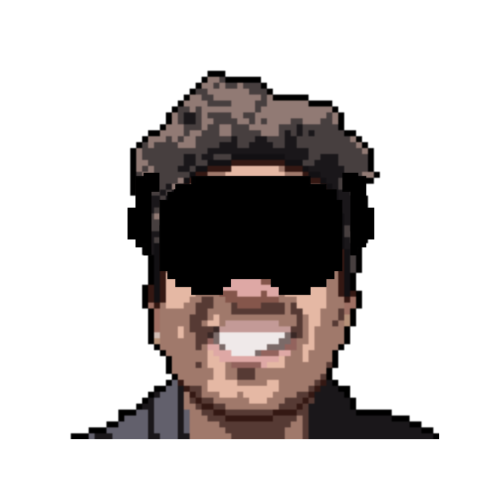
#> input picture Resources/Art/face-src.png, 1000 x 1000 px (shown at 1/2 size)
$ python MakeFaces.py Art/face-src.png Faces/
#> lines starting #> are read from the running program, lines starting #| are printed output that depends on the picture
"""Builds the 4 mascot states from the pixel-art VR face.

    python3 MakeFaces.py Art/face-src.png Faces/

idle   – untouched (transparent bg)
half   – left lens burning (⌊goal/2⌋ games done)
goal   – both lenses burning (daily goal reached)
crazed – everything on fire (every enabled game done in one day)
"""
import sys, random
from collections import deque
from PIL import Image, ImageDraw, ImageFilter

src, out = sys.argv[1], sys.argv[2].rstrip("/")
im = Image.open(src).convert("RGBA")
#> im is the input picture: PIL image 1000x1000 RGBA; mean R, G, B, A 22.8, 18.2, 17.2, 78.7
W, H = im.size
#> W = 1000; H = 1000
px = im.load()

# ── 1. isolate the visor: flood fill of pure black from the centre ────────────
def is_black(p): return p[3] > 250 and p[0] == 0 and p[1] == 0 and p[2] == 0
seen, q, visor = set(), deque([(W // 2, int(H * 0.45))]), set()
while q:
    x, y = q.popleft()
    if (x, y) in seen or not (0 <= x < W and 0 <= y < H): continue
    seen.add((x, y))
    if not is_black(px[x, y]): continue
    visor.add((x, y))
    q.extend(((x + 1, y), (x - 1, y), (x, y + 1), (x, y - 1)))
#> after the loop, seen = 75604 items; visor = 74347 items
xs = [p[0] for p in visor]; ys = [p[1] for p in visor]
#> after `xs = [p[0] for p in visor]`: xs = 74347 items
#> after `ys = [p[1] for p in visor]`: ys = 74347 items
vx0, vx1, vy0, vy1 = min(xs), max(xs), min(ys), max(ys)
#> vx0 = 321; vx1 = 683; vy0 = 355; vy1 = 587
mid = (vx0 + vx1) // 2
#> mid = 502
print(f"visor {vx0}-{vx1} x {vy0}-{vy1}, {len(visor)} px, mid {mid}")
#| visor 321-683 x 355-587, 74347 px, mid 502
lens = {
    "L": [p for p in visor if p[0] < mid],
    "R": [p for p in visor if p[0] >= mid],
}
def bbox(pts):
    xs = [p[0] for p in pts]; ys = [p[1] for p in pts]
    return min(xs), min(ys), max(xs), max(ys)

visor_mask = Image.new("L", (W, H), 0)
#> visor_mask: PIL image 1000x1000 L; every value is 0
vm = visor_mask.load()
for x, y in visor: vm[x, y] = 255
#> this loop made 74347 passes
#> (x, y) on passes 1 to 3: (514, 370), (555, 371), (607, 561)

# ── 2. pixel flame glyph ──────────────────────────────────────────────────────
FLAME = [
    "....r....",
    "....r....",
    "...rr....",
    "...rrr...",
    "..rrrrr..",
    "..rooor..",
    ".rooooor.",
    ".roooyor.",
    "rooyyyoor",
    "rooywyoor",
    "roooyooor",
    ".rooooor.",
    "..rrrrr..",
]
PAL = {"r": (255, 74, 31, 255), "o": (255, 138, 30, 255), "y": (255, 210, 63, 255), "w": (255, 246, 200, 255)}

def stamp_flame(img, cx, bottom_y, cell, mask=None, alpha=255):
    """Draw the flame with its bottom edge at bottom_y, centred on cx."""
    d = ImageDraw.Draw(img)
    rows, cols = len(FLAME), len(FLAME[0])
    x0 = cx - (cols * cell) // 2
    y0 = bottom_y - rows * cell
    for r, row in enumerate(FLAME):
        for c, ch in enumerate(row):
            if ch == ".": continue
            col = PAL[ch][:3] + (alpha,)
            rect = [x0 + c * cell, y0 + r * cell, x0 + (c + 1) * cell - 1, y0 + (r + 1) * cell - 1]
            if mask is not None:
                # keep only the part inside the mask
                cxm = min(max((rect[0] + rect[2]) // 2, 0), W - 1); cym = min(max((rect[1] + rect[3]) // 2, 0), H - 1)
                if mask.getpixel((cxm, cym)) == 0: continue
            d.rectangle(rect, fill=col)

def ember_fill(img, pts, color):
    p = img.load()
    for x, y in pts: p[x, y] = color

def glow(img, center, radius, color, mask=None, blur=40):
    layer = Image.new("RGBA", (W, H), (0, 0, 0, 0))
    ImageDraw.Draw(layer).ellipse([center[0] - radius, center[1] - radius, center[0] + radius, center[1] + radius], fill=color)
    layer = layer.filter(ImageFilter.GaussianBlur(blur))
    if mask is not None:
        a = layer.split()[3]
        a = Image.composite(a, Image.new("L", (W, H), 0), mask)
        layer.putalpha(a)
    return Image.alpha_composite(img, layer)

def light_lens(img, key, cell=14, intensity=1.0):
    pts = lens[key]
    x0, y0, x1, y1 = bbox(pts)
    ember_fill(img, pts, (58, 12, 6, 255))
    cx, cy = (x0 + x1) // 2, (y0 + y1) // 2
    img = glow(img, (cx, cy), int((x1 - x0) * 0.45), (255, 110, 30, int(170 * intensity)), mask=visor_mask, blur=36)
    stamp_flame(img, cx, y1 - int((y1 - y0) * 0.12), cell)
    return img

def pixelate_edges(img):
    return img

# ── 3. states ─────────────────────────────────────────────────────────────────
idle = im.copy()
idle.save(f"{out}/face-idle.png")

half = im.copy()
half = light_lens(half, "L")
#> in light_lens, `pts = lens[key]`: pts = 37100 items
#> in light_lens, `x0, y0, x1, y1 = bbox(pts)`: x0 = 321; y0 = 355; x1 = 501; y1 = 587
#> the loop in ember_fill, `for x, y in pts: p[x, y] = color` made 37100 passes
#> (x, y) on passes 1 to 3: (357, 386), (343, 488), (417, 437)
#> in light_lens, `cx, cy = (x0 + x1) // 2, (y0 + y1) // 2`: cx = 411; cy = 471
#> in glow, `layer = Image.new("RGBA", (W, H), (0, 0, 0, 0))`: layer: PIL image 1000x1000 RGBA; every value is 0
#> in stamp_flame, `x0 = cx - (cols * cell) // 2`: x0 = 348
half.save(f"{out}/face-half.png")

goal = im.copy()
goal = light_lens(goal, "L")
#> the loop in ember_fill (call 2), `for x, y in pts: p[x, y] = color` made 37100 passes
goal = light_lens(goal, "R")
#> call 3 of light_lens, with key = 'R', cell = 14, intensity = 1
#> in light_lens (call 3), `pts = lens[key]`: pts = 37247 items
#> in light_lens (call 3), `x0, y0, x1, y1 = bbox(pts)`: x0 = 502; x1 = 683
#> in light_lens (call 3), `ember_fill(img, pts, (58, 12, 6, 255))`:
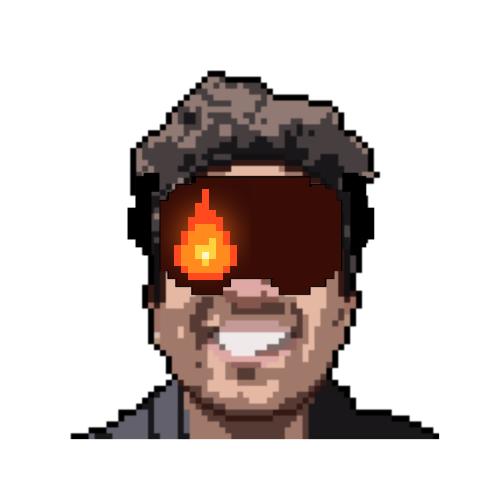
#> img: PIL image 1000x1000 RGBA (shown at 1/2 size); mean R, G, B, A 30.2, 20.8, 18.1, 78.7; transparent parts drawn white
#> in light_lens (call 3), `cx, cy = (x0 + x1) // 2, (y0 + y1) // 2`: cx = 592
#> call 3 of glow, with center = (592, 471), radius = 81, color = (255, 110, 30, 170), blur = 36
#> in glow (call 3), `a = layer.split()[3]`:
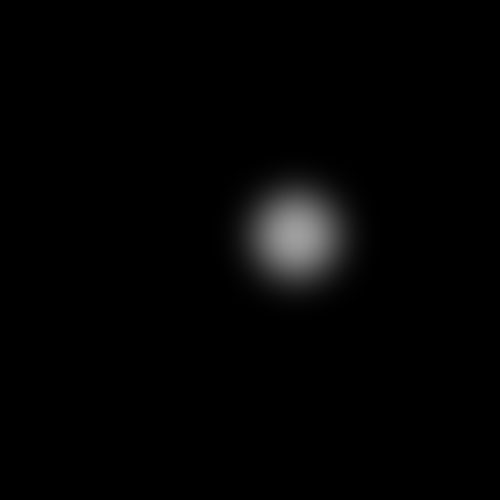
#> a: PIL image 1000x1000 L (shown at 1/2 size); min 0, max 158, mean 3.5
goal.save(f"{out}/face-goal.png")

# crazed: molten lenses, flames bursting past the hairline, red-hot rim, sparks, hair licks
crazed = im.copy()
for key in ("L", "R"):
    pts = lens[key]
    x0, y0, x1, y1 = bbox(pts)
    ember_fill(crazed, pts, (255, 122, 26, 255))
    crazed = glow(crazed, ((x0 + x1) // 2, (y0 + y1) // 2), int((x1 - x0) * 0.5), (255, 245, 180, 230), mask=visor_mask, blur=30)
#> this loop made 2 passes
#> (x0, y0, x1, y1) on passes 1 to 2: (321, 355, 501, 587), (502, 355, 683, 587)
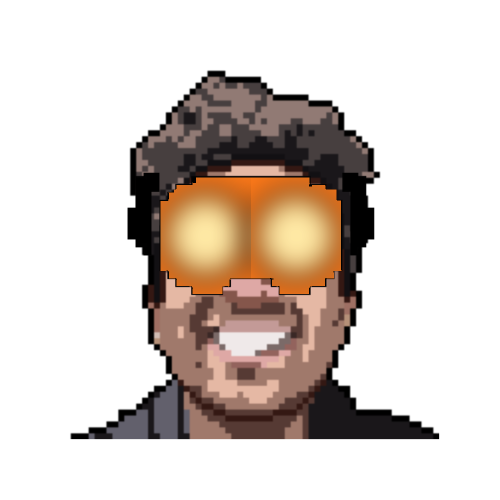
#> crazed: PIL image 1000x1000 RGBA (shown at 1/2 size); mean R, G, B, A 38.7, 29.3, 23.1, 78.7; transparent parts drawn white
# rim: visor pixels adjacent to non-visor → red hot
rim = set()
for x, y in visor:
    for dx, dy in ((1, 0), (-1, 0), (0, 1), (0, -1)):
        if (x + dx, y + dy) not in visor: rim.add((x, y)); break
#> after the loop, rim = 1252 items
rim_thick = set(rim)
#> rim_thick = 1252 items
for x, y in list(rim):
    for dx in range(-8, 9):
        for dy in range(-8, 9):
            if (x + dx, y + dy) in visor: rim_thick.add((x + dx, y + dy))
#> this loop made 1252 passes
#> (x, y) on passes 1 to 3: (680, 402), (672, 398), (321, 469)
#> after the loop, rim_thick = 11141 items
ember_fill(crazed, rim_thick, (255, 61, 46, 255))
# big flames bursting upward out of each lens (unmasked, over the hair)
rng = random.Random(7)
for key in ("L", "R"):
    x0, y0, x1, y1 = bbox(lens[key])
    cx = (x0 + x1) // 2
    stamp_flame(crazed, cx, y1 - 10, 20)
    stamp_flame(crazed, cx - 60, y0 + 40, 12)
    stamp_flame(crazed, cx + 62, y0 + 70, 11)
#> this loop made 2 passes
#> (x1, y1, cx) on passes 1 to 2: (501, 587, 411), (683, 587, 592)
# hair licks: little flames along the top silhouette
def top_of(x):
    for y in range(H):
        if px[x, y][3] > 40: return y
    return None
for x in (330, 400, 470, 540, 610, 680):
    ty = top_of(x)
    if ty is not None:
        stamp_flame(crazed, x + rng.randint(-8, 8), ty + 26, 9 + rng.randint(0, 3))
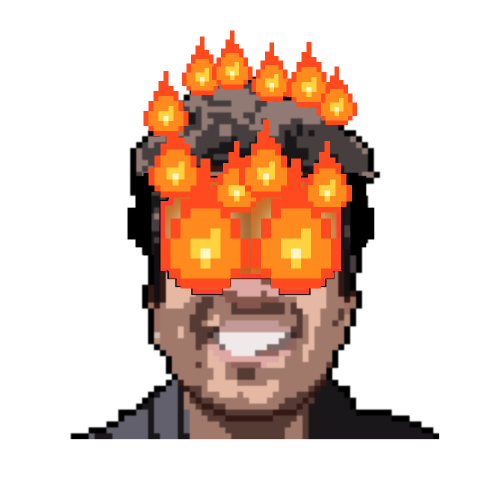
#> crazed: PIL image 1000x1000 RGBA (shown at 1/2 size); mean R, G, B, A 54.2, 32.2, 20.4, 85; transparent parts drawn white
# sparks
d = ImageDraw.Draw(crazed)
for i in range(46):
    ang = rng.uniform(0, 6.283); rad = rng.uniform(280, 395)
    sx = int(W / 2 + rad * __import__("math").cos(ang)); sy = int(H * 0.42 + rad * 0.85 * __import__("math").sin(ang))
    s = rng.choice((8, 10, 12, 14))
    col = rng.choice([(255, 210, 63, 255), (255, 246, 200, 255), (255, 122, 26, 255)])
    d.rectangle([sx, sy, sx + s, sy + s], fill=col)
#> this loop made 46 passes
#> (ang, rad, sx, sy, s, col) on passes 1 to 12: (2.72, 288, 236, 519, 8, (255, 122, 26, 255)), (2.67, 375.1, 166, 565, 8, (255, 210, 63, 255)), (3.96, 347, 263, 204, 8, (255, 122, 26, 255)), (3.68, 285.7, 254, 295, 10, (255, 210, 63, 255)), (3.5, 295.3, 223, 332, 14, (255, 210, 63, 255)), (3.4, 345.7, 165, 345, 10, (255, 210, 63, 255)), (3.65, 353.5, 191, 272, 12, (255, 210, 63, 255)), (3.44, 287.2, 225, 347, 8, (255, 122, 26, 255)), (1.29, 358.2, 597, 712, 14, (255, 246, 200, 255)), (2.93, 386.2, 122, 490, 12, (255, 246, 200, 255)), (1.56, 300.7, 502, 675, 10, (255, 210, 63, 255)), (3.61, 340.4, 196, 289, 12, (255, 122, 26, 255))
# warm vignette glow behind the head
crazed = glow(crazed, (W // 2, int(H * 0.5)), 330, (255, 90, 20, 90), blur=90)
#> in glow (call 6), `return Image.alpha_composite(img, layer)`:
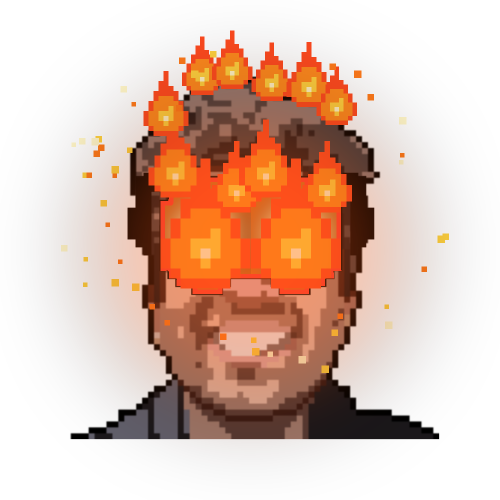
#> returned value: PIL image 1000x1000 RGBA (shown at 1/2 size); mean R, G, B, A 84, 39.7, 18.8, 95.3; transparent parts drawn white
crazed.save(f"{out}/face-crazed-pixel.png")
print("wrote idle/half/goal/crazed")

# ── 4. crop every state to the same square (so the face never changes size) and export @640 ──
from PIL import Image as _I
bb = _I.open(f"{out}/face-idle.png").convert("RGBA").getbbox()  # the face itself, effects may clip
#> bb = (139, 139, 879, 879)
cxc, cyc = (bb[0] + bb[2]) // 2, (bb[1] + bb[3]) // 2
#> cxc = 509; cyc = 509
half_side = max(bb[2] - bb[0], bb[3] - bb[1]) // 2 + 44
#> half_side = 414
box = (cxc - half_side, cyc - half_side, cxc + half_side, cyc + half_side)
#> box = (95, 95, 923, 923)
print("crop box", box)
#| crop box (95, 95, 923, 923)
for n in ("idle", "half", "goal", "crazed-pixel"):
    img = _I.open(f"{out}/face-{n}.png").convert("RGBA")
    canvas = _I.new("RGBA", (W + 2 * half_side, H + 2 * half_side), (0, 0, 0, 0))
    canvas.alpha_composite(img, (half_side, half_side))
    cropped = canvas.crop((box[0] + half_side, box[1] + half_side, box[2] + half_side, box[3] + half_side))
    cropped = cropped.resize((640, 640), _I.LANCZOS)
    cropped.save(f"{out}/face-{n}.png", optimize=True)
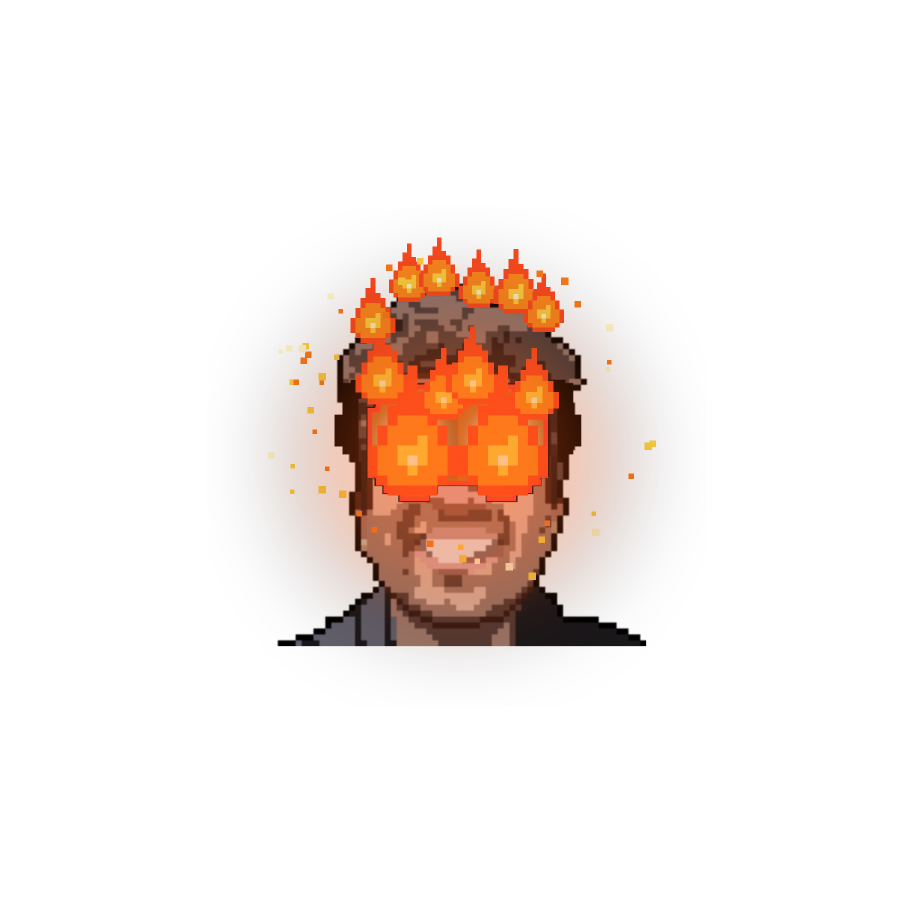
#> canvas: PIL image 1828x1828 RGBA (shown at 1/2 size); mean R, G, B, A 25.1, 11.9, 5.6, 28.5; transparent parts drawn white
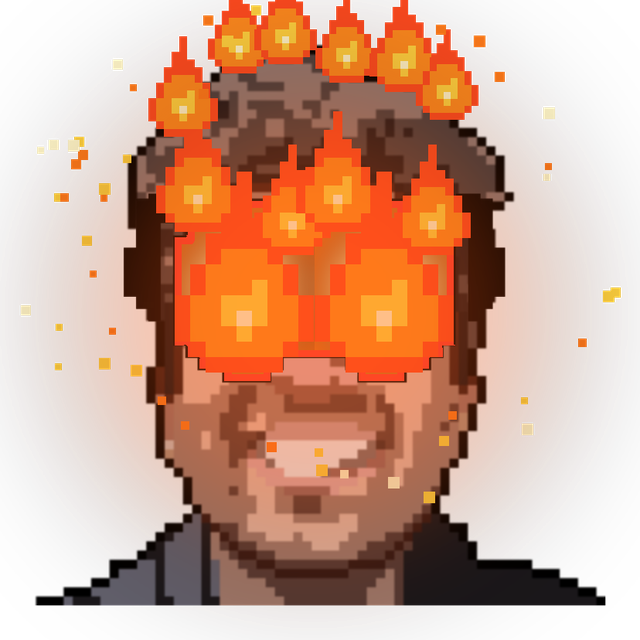
#> cropped: PIL image 640x640 RGBA; mean R, G, B, A 118.3, 56, 26.5, 137.4; transparent parts drawn white
print("cropped + resized to 640")
